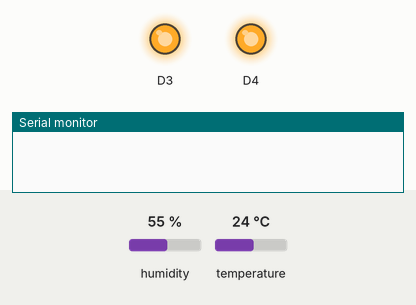
This sketch was run on a simulated ESP8266 (NodeMCU). Shown: output pins drawn as LEDs (lit = HIGH), the last lines printed to the serial monitor. Inputs (shaded band) come from the test bench; at power-on: humidity 55 %, temperature 24 °C. WiFi joins after 1.5 s; servers stay silent unless stated.

Above: at 3.0 s.
3.1 s: humidity set to 68 %
8.3 s: humidity set to 71 %
At 12.8 s:
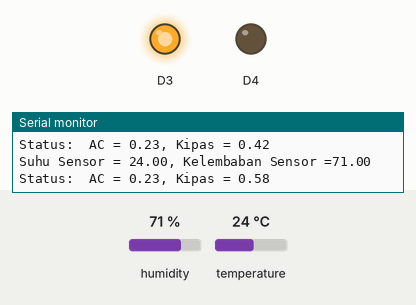
13.3 s: humidity set to 22 %
At 17.9 s:
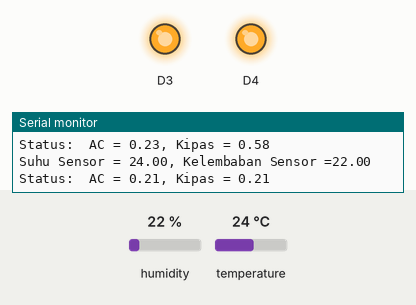
18.3 s: temperature set to 27 °C
23.0 s: temperature set to 30 °C
At 27.9 s:
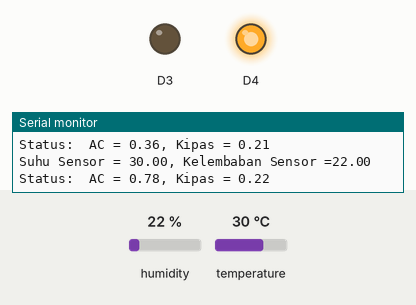
28.3 s: temperature set to 12 °C
At 32.8 s:
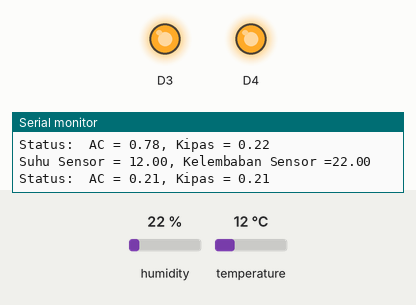
Timing chart, 0 to 34.3 s (numbered marks = the images above; inputs shaded):
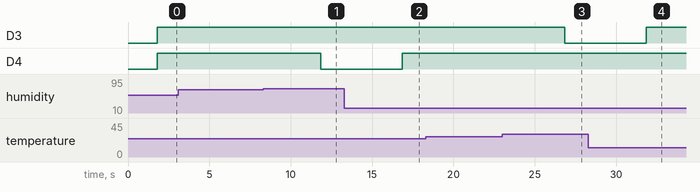

The sketch:

Fuzzy_Logic.ino
```cpp
#define BLYNK_PRINT Serial
#include <ESP8266WiFi.h>
#include <BlynkSimpleEsp8266.h>
#include <DHT.h>
#include <Fuzzy.h>
//WiFi
char auth[] = "SlDaMbUvN8Y_dwKtUQBXElUPEfYA5dIy";
char ssid[] = "Raffi";
char pass[] = "Rn123456";
//Sensor
#define DHTPIN D2
#define DHTTYPE DHT11
DHT dht(DHTPIN, DHTTYPE);
BlynkTimer timer;

void sendSensor()
{
  float h = dht.readHumidity();
  float t = dht.readTemperature();
  if (isnan(h) || isnan(t)) {
    Serial.println("Sensor tidak terbaca!");
    return;
  }
  Fuzzy *fuzzy = new Fuzzy();
  // FuzzyInput Suhu
  FuzzySet *dingin = new FuzzySet(0, 0, 15, 25);
  FuzzySet *normal = new FuzzySet(20, 25, 25, 30);
  FuzzySet *panas = new FuzzySet(25, 35, 50, 50);
  // FuzzyInput Kelembaban
  FuzzySet *kering = new FuzzySet(0, 0, 15, 35);
  FuzzySet *seimbang = new FuzzySet(25, 50, 50, 75);
  FuzzySet *basah = new FuzzySet(65, 85, 100, 100);
  // FuzzyOutput AC
  FuzzySet *ACmati = new FuzzySet(0, 0, 0.25, 0.5);
  FuzzySet *ACnyala = new FuzzySet(0.5, 0.75, 1, 1);
  // FuzzyOutput Kipas
  FuzzySet *KAmati = new FuzzySet(0, 0, 0.25, 0.5);
  FuzzySet *KAnyala = new FuzzySet(0.5, 0.75, 1, 1);
  // FuzzyInput Suhu
  FuzzyInput *suhu = new FuzzyInput(1);
  suhu->addFuzzySet(dingin);
  suhu->addFuzzySet(normal);
  suhu->addFuzzySet(panas);
  fuzzy->addFuzzyInput(suhu);
  // FuzzyInput Kelembaban
  FuzzyInput *kelembaban = new FuzzyInput(2);
  kelembaban->addFuzzySet(kering);
  kelembaban->addFuzzySet(seimbang);
  kelembaban->addFuzzySet(basah);
  fuzzy->addFuzzyInput(kelembaban);
  // FuzzyOutput
  FuzzyOutput *AC = new FuzzyOutput(1);
  AC->addFuzzySet(ACmati);
  AC->addFuzzySet(ACnyala);
  fuzzy->addFuzzyOutput(AC);
  // FuzzyOutput
  FuzzyOutput *KA = new FuzzyOutput(2);
  KA->addFuzzySet(KAmati);
  KA->addFuzzySet(KAnyala);
  fuzzy->addFuzzyOutput(KA);
  // Building FuzzyRule1
  FuzzyRuleAntecedent *IFdinginANDkering = new FuzzyRuleAntecedent();
  IFdinginANDkering->joinWithAND(dingin,kering);
  FuzzyRuleConsequent *thenACmatiKAmati1 = new FuzzyRuleConsequent();
  thenACmatiKAmati1->addOutput(ACmati);
  thenACmatiKAmati1->addOutput(KAmati);
  FuzzyRule *fuzzyRule1 = new FuzzyRule(1, IFdinginANDkering, thenACmatiKAmati1);
  fuzzy->addFuzzyRule(fuzzyRule1);
  // Building FuzzyRule2
  FuzzyRuleAntecedent *IFdinginANDseimbang2 = new FuzzyRuleAntecedent();
  IFdinginANDseimbang2->joinWithAND(dingin,seimbang);
  FuzzyRuleConsequent *thenACmatiKAmati2 = new FuzzyRuleConsequent();
  thenACmatiKAmati2->addOutput(ACmati);
  thenACmatiKAmati2->addOutput(KAmati);
  FuzzyRule *fuzzyRule2 = new FuzzyRule(2, IFdinginANDseimbang2, thenACmatiKAmati2);
  fuzzy->addFuzzyRule(fuzzyRule2);
  // Building FuzzyRule3
  FuzzyRuleAntecedent *IFdinginANDbasah3 = new FuzzyRuleAntecedent();
  IFdinginANDbasah3->joinWithAND(dingin,basah);
  FuzzyRuleConsequent *thenACmatiKAnyala3 = new FuzzyRuleConsequent();
  thenACmatiKAnyala3->addOutput(ACmati);
  thenACmatiKAnyala3->addOutput(KAnyala);
  FuzzyRule *fuzzyRule3 = new FuzzyRule(3, IFdinginANDbasah3, thenACmatiKAnyala3);
  fuzzy->addFuzzyRule(fuzzyRule3);
  // Building FuzzyRule4
  FuzzyRuleAntecedent *IFnormalANDkering4 = new FuzzyRuleAntecedent();
  IFnormalANDkering4->joinWithAND(normal,kering);
  FuzzyRuleConsequent *thenACmatiKAmati4 = new FuzzyRuleConsequent();
  thenACmatiKAmati4->addOutput(ACmati);
  thenACmatiKAmati4->addOutput(KAmati);
  FuzzyRule *fuzzyRule4 = new FuzzyRule(4, IFnormalANDkering4, thenACmatiKAmati4);
  fuzzy->addFuzzyRule(fuzzyRule4);
  // Building FuzzyRule5
  FuzzyRuleAntecedent *IFnormalANDseimbang5 = new FuzzyRuleAntecedent();
  IFnormalANDseimbang5->joinWithAND(normal,seimbang);
  FuzzyRuleConsequent *thenACmatiKAmati5 = new FuzzyRuleConsequent();
  thenACmatiKAmati5->addOutput(ACmati);
  thenACmatiKAmati5->addOutput(KAmati);
  FuzzyRule *fuzzyRule5 = new FuzzyRule(5, IFnormalANDseimbang5, thenACmatiKAmati5);
  fuzzy->addFuzzyRule(fuzzyRule5);
  // Building FuzzyRule6
  FuzzyRuleAntecedent *IFnormalANDbasah6 = new FuzzyRuleAntecedent();
  IFnormalANDbasah6->joinWithAND(normal,basah);
  FuzzyRuleConsequent *thenACmatiKAnyala6 = new FuzzyRuleConsequent();
  thenACmatiKAnyala6->addOutput(ACmati);
  thenACmatiKAnyala6->addOutput(KAnyala);
  FuzzyRule *fuzzyRule6 = new FuzzyRule(6, IFnormalANDbasah6, thenACmatiKAnyala6);
  fuzzy->addFuzzyRule(fuzzyRule6);
  // Building FuzzyRule7
  FuzzyRuleAntecedent *IFpanasANDkering = new FuzzyRuleAntecedent();
  IFpanasANDkering->joinWithAND(panas,kering);
  FuzzyRuleConsequent *thenACnyalaKAmati = new FuzzyRuleConsequent();
  thenACnyalaKAmati->addOutput(ACnyala);
  thenACnyalaKAmati->addOutput(KAmati);
  FuzzyRule *fuzzyRule7 = new FuzzyRule(7, IFpanasANDkering, thenACnyalaKAmati);
  fuzzy->addFuzzyRule(fuzzyRule7);
  // Building FuzzyRule8
  FuzzyRuleAntecedent *IFpanasANDseimbang8 = new FuzzyRuleAntecedent();
  IFpanasANDseimbang8->joinWithAND(panas,seimbang);
  FuzzyRuleConsequent *thenACnyalaKAmati8 = new FuzzyRuleConsequent();
  thenACnyalaKAmati8->addOutput(ACnyala);
  thenACnyalaKAmati8->addOutput(KAmati);
  FuzzyRule *fuzzyRule8 = new FuzzyRule(8, IFpanasANDseimbang8, thenACnyalaKAmati8);
  fuzzy->addFuzzyRule(fuzzyRule8);
  // Building FuzzyRule9
  FuzzyRuleAntecedent *IFpanasANDbasah9 = new FuzzyRuleAntecedent();
  IFpanasANDbasah9->joinWithAND(panas,basah);
  FuzzyRuleConsequent *thenACnyalaKAnyala9 = new FuzzyRuleConsequent();
  thenACnyalaKAnyala9->addOutput(ACnyala);
  thenACnyalaKAnyala9->addOutput(KAnyala);
  FuzzyRule *fuzzyRule9 = new FuzzyRule(9, IFpanasANDbasah9, thenACnyalaKAnyala9);
  fuzzy->addFuzzyRule(fuzzyRule9);
  fuzzy->setInput(1, t);
  fuzzy->setInput(2, h);
  fuzzy->fuzzify();
  Serial.print("Suhu Sensor = ");
  Serial.print(t);
  Serial.print(", Kelembaban Sensor =");
  Serial.println(h);
  float outputAC = fuzzy->defuzzify(1);
  float outputKA = fuzzy->defuzzify(2);
  Serial.print("Status: ");
  Serial.print(" AC = ");
  Serial.print(outputAC);
  Serial.print(", Kipas = ");
  Serial.println(outputKA);
  String statusAC;
  String statusKipas;
  if(outputAC>0.5){
    digitalWrite(D3, LOW);
    statusAC="ON";
  }else{
    digitalWrite(D3, HIGH);
    statusAC="OFF";
  }
  if(outputKA>0.5){
    digitalWrite(D4, LOW);
    statusKipas="ON";
  }else{
    digitalWrite(D4, HIGH);
    statusKipas="OFF";
  }
  Blynk.virtualWrite(V3, statusAC);
  Blynk.virtualWrite(V4, statusKipas);
  Blynk.virtualWrite(V5, t); //suhu virtual 5
  Blynk.virtualWrite(V6, h); //kelembaban virtual 6
}
void setup()
{
  Serial.begin(9600);
  Blynk.begin(auth, ssid, pass);
  dht.begin();
  pinMode(D3, OUTPUT);
  pinMode(D4, OUTPUT);
  digitalWrite(D3, HIGH);
  digitalWrite(D4, HIGH);
  timer.setInterval(5000L, sendSensor);
}
void loop()
{
  Blynk.run();
  timer.run();
}
```

Measured:
- the behaviour switches between 69 and 70 % on humidity (found by bisection; images 0 and 1)
- the behaviour switches between 28 and 29 °C on temperature (found by bisection; images 2 and 3)
- after the input at 8.3 s, D4: HIGH → LOW after 3.5 s
- after the input at 13.3 s, D4: LOW → HIGH after 3.5 s
- after the input at 23.0 s, D3: HIGH → LOW after 3.8 s
- after the input at 28.3 s, D3: LOW → HIGH after 3.5 s
